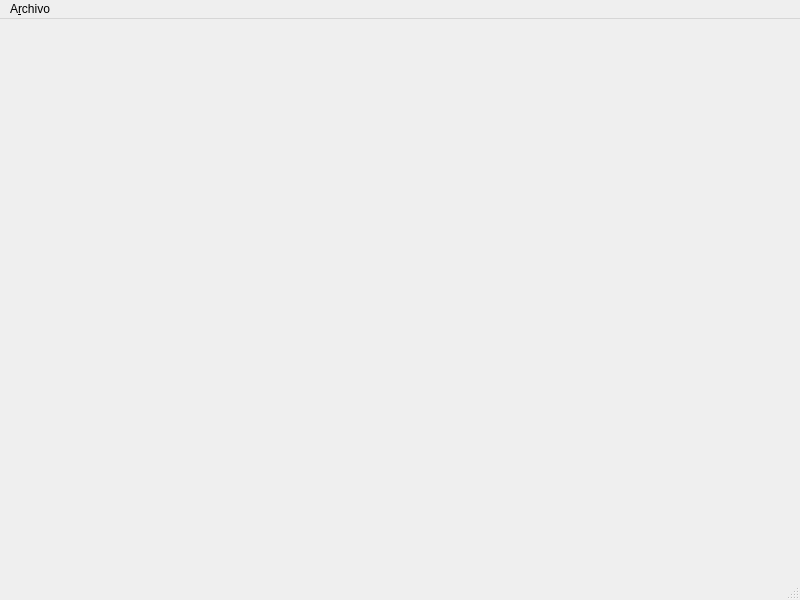
<ui version="4.0" >
 <class>dtc_dumpClass</class>
 <widget class="QMainWindow" name="dtc_dumpClass" >
  <property name="geometry" >
   <rect>
    <x>0</x>
    <y>0</y>
    <width>800</width>
    <height>600</height>
   </rect>
  </property>
  <property name="windowTitle" >
   <string>MainWindow</string>
  </property>
  <widget class="QWidget" name="centralwidget" />
  <widget class="QStatusBar" name="statusbar" />
  <widget class="QMenuBar" name="menubar" >
   <property name="geometry" >
    <rect>
     <x>0</x>
     <y>0</y>
     <width>800</width>
     <height>25</height>
    </rect>
   </property>
   <widget class="QMenu" name="menu_Archivo" >
    <property name="title" >
     <string>A&amp;rchivo</string>
    </property>
    <addaction name="actOpenFile" />
    <addaction name="actExportCSV" />
    <addaction name="actExit" />
   </widget>
   <addaction name="menu_Archivo" />
  </widget>
  <action name="actOpenFile" >
   <property name="icon" >
    <iconset resource="dtc-dump.qrc" >:/images/images/sys/cargar.png</iconset>
   </property>
   <property name="text" >
    <string>&amp;Abrir archivo .DTC</string>
   </property>
  </action>
  <action name="actExit" >
   <property name="icon" >
    <iconset resource="dtc-dump.qrc" >:/images/images/exit.png</iconset>
   </property>
   <property name="text" >
    <string>&amp;Salir</string>
   </property>
  </action>
  <action name="actExportCSV" >
   <property name="icon" >
    <iconset resource="dtc-dump.qrc" >:/images/images/filesaveas.png</iconset>
   </property>
   <property name="text" >
    <string>&amp;Exportar a CSV</string>
   </property>
  </action>
 </widget>
 <resources>
  <include location="dtc-dump.qrc" />
 </resources>
 <connections/>
</ui>
